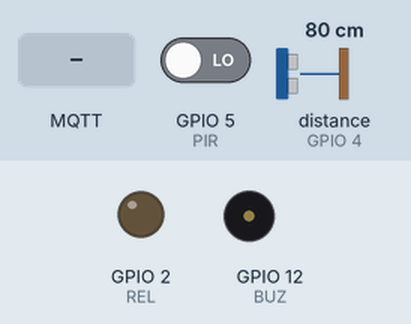
A sketch run on a simulated ESP8266 (NodeMCU). On the bench: output pins drawn as LEDs (lit = HIGH), buzzer (waves = sounding). Wiring (inferred from the names in the program): ultrasonic range finder: trigger GPIO 4; echo GPIO 4. Inputs (shaded band) come from the test bench; at power-on: GPIO 5 (PIR) LOW, distance to the obstacle (sensor on GPIO 4) 80 cm. The echo pulse lasts 58.3 µs per cm; WiFi joins after 1.5 s; servers stay silent unless stated; no MQTT or app messages arrive unless stated; pins used as bus, display or sensor lines are not drawn; what the sketch prints to the serial monitor is not drawn.

Above: at 2.7 s.
2.8 s: MQTT message "True" arrives on the first subscribed topic
At 3.7 s:
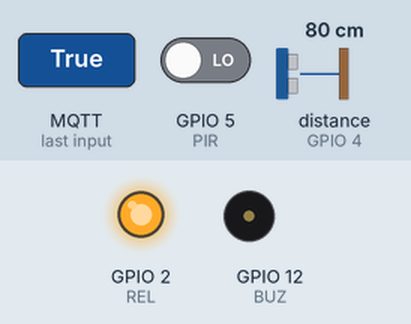
4.3 s: GPIO 5 (PIR) driven HIGH
At 4.6 s:
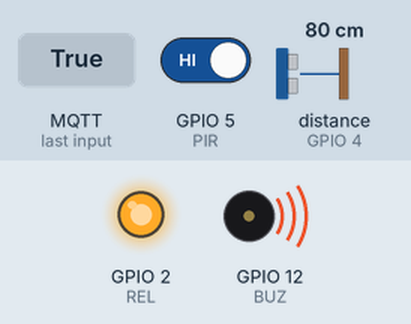
5.8 s: MQTT message "Room/rel" arrives on the first subscribed topic
At 6.8 s:
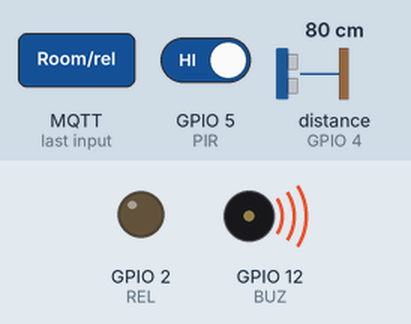
Timing chart, 0 to 8.8 s (numbered marks = the images above; inputs shaded):
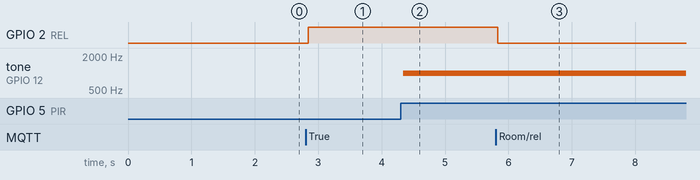

The sketch:

tp4.ino
```cpp
#include <ESP8266WiFi.h>
#include <PubSubClient.h>
#include <DHT.h>

const char* ssid = "Redmi Note 10S";
const char* password = "commetoifrerot";

// const char* ssid = "Wifiot";
// const char* password = "julesfaitletp";

const char* MQTT_username = "";
const char* MQTT_password = "";

const char* mqtt_server = "192.168.142.22";

WiFiClient espClient;
PubSubClient client(espClient);

// #define DHTPIN 4 // Pin connected to the DHT sensor
// #define DHTTYPE DHT11 // DHT11 or DHT22, depending on your sensor

#define PIR 5 // detecteur de mouvement
#define REL 2 // relais
#define BUZ 12 // buzzer

#define TrigPin 4  // Trigger pin of the ultrasonic sensor

/* Constantes pour le timeout */
const unsigned long MEASURE_TIMEOUT = 25000UL; // 25ms = ~8m à 340m/s

/* Vitesse du son dans l'air en mm/us */
const float SOUND_SPEED = 340.0 / 1000;

// This functions connects your ESP8266 to your router
void setup_wifi() {
  delay(10);
  // We start by connecting to a WiFi network
  Serial.println();
  Serial.print("Connecting to ");
  Serial.println(ssid);
  WiFi.begin(ssid, password);
  while (WiFi.status() != WL_CONNECTED) {
    delay(500);
    Serial.print(".");
  }
  Serial.println("");
  Serial.print("WiFi connected - ESP IP address: ");
  Serial.println(WiFi.localIP());
}

void callback(String topic, byte* message, unsigned int length) {
  Serial.print("Message arrived on topic: ");
  Serial.print(topic);
  Serial.print(". Message: ");
  String messages;

  for (int i = 0; i < length; i++) {
    Serial.print((char)message[i]);
    messages += (char)message[i];
  }

  if(topic == "Room/rel"){
    digitalWrite(REL, messages == "True" ? HIGH : LOW);
  }
  Serial.println();
}

// This functions reconnects your ESP8266 to your MQTT broker
// Change the function below if you want to subscribe to more topics with your ESP8266
void reconnect() {
  // Loop until we're reconnected
  while (!client.connected()) {
    Serial.print("Attempting MQTT connection...");
    // Attempt to connect
    /*
     YOU MIGHT NEED TO CHANGE THIS LINE, IF YOU'RE HAVING PROBLEMS WITH MQTT MULTIPLE CONNECTIONS
     To change the ESP device ID, you will have to give a new name to the ESP8266.
     Here's how it looks:
       if (client.connect("ESP8266Client")) {
     You can do it like this:
       if (client.connect("ESP1_Office")) {
     Then, for the other ESP:
       if (client.connect("ESP2_Garage")) {
      That should solve your MQTT multiple connections problem
    */
    if (client.connect("ESP8266Client")) {
      Serial.println("connected");
      // Subscribe or resubscribe to a topic
      // You can subscribe to more topics (to control more LEDs in this example)
      client.subscribe("Room/rel");
    } else {
      Serial.print("failed, rc=");
      Serial.print(client.state());
      Serial.println(" try again in 5 seconds");
      // Wait 5 seconds before retrying
      delay(5000);
    }
  }
}

// DHT dht(DHTPIN, DHTTYPE);

void setup() {
  pinMode(PIR, INPUT);
  pinMode(REL, OUTPUT);
  pinMode(BUZ, OUTPUT);

  pinMode(TrigPin, OUTPUT);
  pinMode(TrigPin, INPUT);

  Serial.begin(115200);

  setup_wifi();

  client.setServer(mqtt_server, 1883);
  client.setCallback(callback);
  // dht.begin();
}

void loop() {
  if (!client.connected()) {
    reconnect();
  }
  if(!client.loop()) client.connect("ESP8266Client", MQTT_username, MQTT_password);


  int pirVal = digitalRead(PIR);
  client.publish("Room/mouv", String(pirVal == HIGH).c_str());

  if(pirVal == HIGH) tone(BUZ, 1000);
  else digitalWrite(BUZ, HIGH);


  /* float humidity = dht.readHumidity();
  float temperature = dht.readTemperature();

  // Check if any reads failed and exit early (to try again).
  if (isnan(humidity) || isnan(temperature)) {
    Serial.println("Failed to read from DHT sensor!");
    return;
  }

  client.publish("Room/temp", String(temperature).c_str());
  client.publish("Room/hum", String(humidity).c_str());*/

  pinMode(TrigPin, OUTPUT);
  digitalWrite(TrigPin, HIGH);
  delayMicroseconds(10);
  digitalWrite(TrigPin, LOW);
  pinMode(TrigPin, INPUT);

  // Measure the time it takes for the echo to return
  long duration = pulseIn(TrigPin, HIGH, MEASURE_TIMEOUT);

  // Calculate the distance in centimeters
  int distance_mm = duration / 2.0 * SOUND_SPEED; // Speed of sound is 343 m/s, or 0.0343 cm/us

  // Display the distance on the Serial Monitor
  Serial.print("Distance: ");
  Serial.print(distance_mm);
  Serial.println(" mm");
  client.publish("Parking", String(distance_mm).c_str());

  delay(100);

}
```

Measured:
- after the input at 2.8 s, GPIO 2 (REL): LOW → HIGH after 0.05 s
- after the input at 4.3 s, tone on GPIO 12 (BUZ): silent → 1000 Hz at once
- after the input at 5.8 s, GPIO 2 (REL): HIGH → LOW at once
